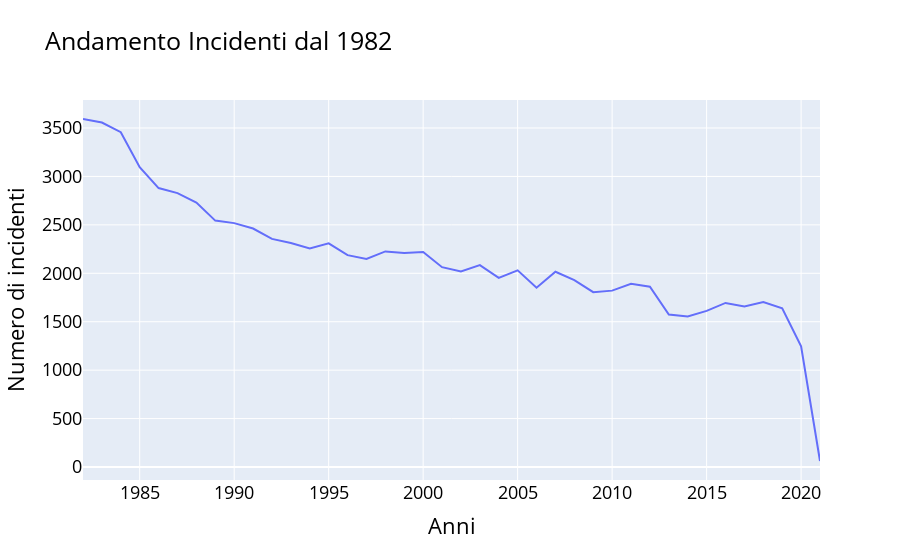

Write notebook code for a chart like this one.
### Markdown cell above
<h2>Analisti dei dati</h2>
<h3>1. Andamento Incidenti dal 1982</h3>
<p>In questo grafico si analizza l'andamento degli incidenti dal 1982 fino a febbraio 2021.</p>
<h4>Osservazioni:</h4>
<p>Si osserva come è presente un evidente calo degli incidenti nel corso degli anni. Si passa da 3593 incidenti del 1982 a 1638 incidenti dell'anno 2019. Si considera maggiormente l'anno 2019 rispetto all'anno 2020 perchè esso non ha subito una diminuzione mondiale dei voli per causa della pandemia. L'anno 2021, nel quale si osserva una forte diminuzione degli incidenti (62),  non puó essere considetato in quanto non vi sono registrati gli incidenti di 10 mesi.</p>
<h4>Grafico:</h4>

### Code cell
a = aviation_slim[(aviation_slim['Investigation.Type'] != 'UNKNOWN') & (aviation_slim['year'] > 1981)]
a = a.groupby('year').year.count().reset_index(name="count")
fig = px.line(a, x='year',y='count' ,title='Andamento Incidenti dal 1982')
fig.update_layout(
    title="Andamento Incidenti dal 1982",
    xaxis_title="Anni",
    yaxis_title="Numero di incidenti",
    font=dict(
        size=18,
        color="Black"
    )
)
fig.show()

### Figure 1 — Plotly figure (JSON) as saved in the notebook; plotly's stock layout.template omitted (floating-point values rounded to 4 significant figures)
{"data": [{"hovertemplate": "year=%{x}<br>count=%{y}<extra></extra>", "legendgroup": "", "line": {"color": "#636efa", "dash": "solid"}, "marker": {"symbol": "circle"}, "mode": "lines", "name": "", "orientation": "v", "showlegend": false, "type": "scatter", "x": [1982, 1983, 1984, 1985, 1986, 1987, 1988, 1989, 1990, 1991, 1992, 1993, 1994, 1995, 1996, 1997, 1998, 1999, 2000, 2001, 2002, 2003, 2004, 2005, 2006, 2007, 2008, 2009, 2010, 2011, 2012, 2013, 2014, 2015, 2016, 2017, 2018, 2019, 2020, 2021], "xaxis": "x", "y": [3593, 3556, 3457, 3096, 2880, 2828, 2730, 2544, 2518, 2462, 2355, 2313, 2257, 2309, 2187, 2148, 2226, 2209, 2220, 2063, 2020, 2085, 1952, 2031, 1851, 2016, 1930, 1805, 1821, 1891, 1861, 1575, 1554, 1612, 1694, 1658, 1703, 1638, 1246, 62], "yaxis": "y"}], "layout": {"autosize": true, "font": {"color": "Black", "size": 18}, "legend": {"tracegroupgap": 0}, "title": {"text": "Andamento Incidenti dal 1982"}, "xaxis": {"anchor": "y", "autorange": true, "domain": [0, 1], "range": [1982, 2021], "title": {"text": "Anni"}, "type": "linear"}, "yaxis": {"anchor": "x", "autorange": true, "domain": [0, 1], "range": [-134.2, 3789.0], "title": {"text": "Numero di incidenti"}, "type": "linear"}}}
